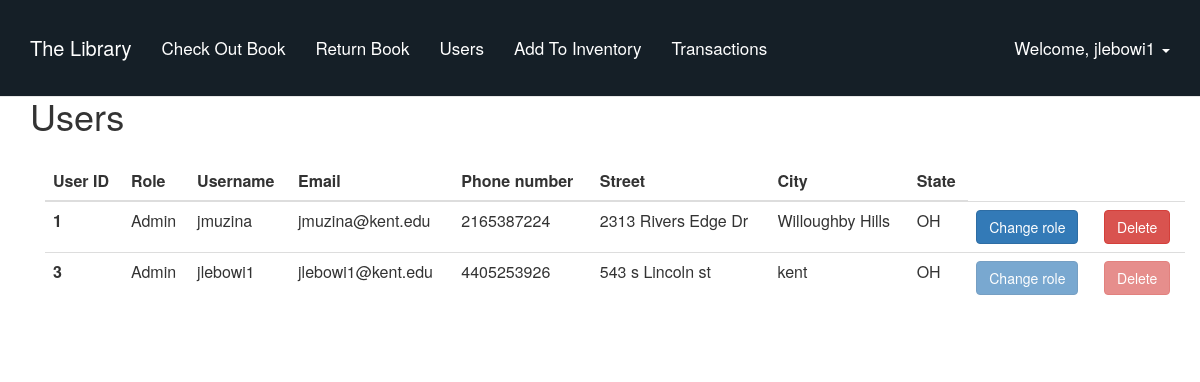
The page /user_management/ (signed in) on the database its author committed.
### tables this page shows
CREATE TABLE `users` (
  `user_id` INTEGER NOT NULL PRIMARY KEY AUTOINCREMENT,
  `registered_at` TIMESTAMP NOT NULL DEFAULT (strftime('%Y-%m-%d %H:%M:%S', 'now', 'localtime')),
  `last_login` TIMESTAMP NOT NULL DEFAULT (strftime('%Y-%m-%d %H:%M:%S', 'now', 'localtime')),
  `username` VARCHAR(255),
  `password` VARCHAR(200),
  `email` VARCHAR(200),
  `phone_number` VARCHAR(200),
  `street` VARCHAR(200),
  `city` VARCHAR(200),
  `state` VARCHAR(200)
);

### manage.py (the view)
@app.route("/user_management/",  methods=['GET', 'POST'])
@login_required
def user_management():
    form = EditUserForm()
    if request.method == 'POST':
        id = request.form['id']
        if request.form['type'] == 'delete':
            functions.delete_user(id)
        else:
            functions.update_user_role(id)
    users_dict = functions.all_users()
    return render_template('users.html', form=form, username=session['username'], users = users_dict)

### utils/functions.py (called while the page is built)
def get_database_connection():
    import sqlite3
    sqlite_file = 'database.db'
    file_exists = os.path.isfile(sqlite_file)
    conn = sqlite3.connect(sqlite_file)
    if not file_exists:
        create_sqlite_tables(conn)
    if os.stat(sqlite_file).st_size == 0:
        create_sqlite_tables(conn)
    return conn

def all_users():
    conn = get_database_connection()
    try:
        cursor = conn.cursor()
        cursor.execute("SELECT user_id, username, email, phone_number, street, city, state, \
        (user_id IN (SELECT user_id FROM users NATURAL JOIN staff)) AS is_admin \
        FROM users;")
        results = cursor.fetchall()
        conn.commit()
        cursor.close()
        return results
    except:
        cursor.close()

### templates/users.html (shortened to what this page needs)
{% extends "index.html" %}
{% block content %}
<div class="container">
    <h1>Users</h1>
    <div class="container">
        <table class="table" , id="users">
            <thead>
                <tr>
                    <th scope="col">User ID</th>
                    <th scope="col">Role</th>
                    <th scope="col">Username</th>
                    <th scope="col">Email</th>
                    <th scope="col">Phone number</th>
                    <th scope="col">Street</th>
                    <th scope="col">City</th>
                    <th scope="col">State</th>
                </tr>
            </thead>
            <tbody>
                {% for user in users %}
                    <tr>
                        <th scope="row">{{user[0]}}</th>
                        {% if user[7] == 1 %}
                            <td>Admin</td>
                        {% else %}
                            <td>User</td>
                        {% endif %}
                            <td>{{user[1]}}</td>
                            <td>{{user[2]}}</td>
                            <td>{{user[3]}}</td>
                            <td>{{user[4]}}</td>
                            <td>{{user[5]}}</td>
                            <td>{{user[6]}}</td>
                        {% if session['id'] != user[0] %}
                        <td>
                            <a href="#" data-toggle="modal" data-target='#update{{ user[0] }}' class="btn btn-primary"> Change role </a>
                        </td>
                        <td>
                            <a href="#" data-toggle="modal" data-target='#delete{{ user[0] }}' class="btn btn-danger"> Delete </a>
                        </td>
                        {% else %}
                        <td>
                            <a href="#" data-toggle="modal" data-target='#update{{ user[0] }}'
                                class="btn btn-primary disabled"> Change role </a>
                        </td>
                        <td>
                            <a href="#" data-toggle="modal" data-target='#delete{{ user[0] }}'
                                class="btn btn-danger disabled"> Delete
                            </a>
                        </td>
                        {% endif %}
                    </tr>
                {% endfor %}
            </tbody>
        </table>
    </div>
</div>
{% endblock %}

### templates/index.html (shortened to what this page needs)
<html>
    <head>
        <link rel='stylesheet' href='{{ url_for("static", filename="css/bootstrap.min.css") }}'>
        <link rel='stylesheet' href='{{ url_for("static", filename="css/base.css") }}'>
        <link rel="stylesheet" href="https://maxcdn.bootstrapcdn.com/bootstrap/3.4.0/css/bootstrap.min.css">
    </head>
    <body>
        <nav class="navbar navbar-default navbar-fixed-top" style="background-color: #151f27;">
            <div class="container">
                <div class="navbar-header">
                    <a class="navbar-brand" href="/" style="color:white;">
                      The Library
                    </a>
                </div>
                <div id="navbar" class="navbar-collapse collapse">
                    <ul class="nav navbar-nav" id="navbar-links">
                        {% if session['admin'] %}
                        <li>
                            <a href="/checkout" style="color:white;">Check Out Book</a>
                        </li>
                        <li>
                            <a href="/return_books" style="color:white;">Return Book</a>
                        </li>
                        <li>
                            <a href="/user_management" style="color:white;">Users</a>
                        </li>
                        <li>
                            <a href="/add_books" style="color:white;">Add To Inventory</a>
                        </li>
                        <li>
                            <a href="/transactions" style="color:white;">Transactions</a>
                        </li>
                        {% endif %}
                    </ul>
                    <ul class="nav navbar-nav navbar-right">
                        {% if username %}
                            <li class="dropdown">
                                <a href="#" class="dropdown-toggle" data-toggle="dropdown" role="button" aria-haspopup="true" aria-expanded="false" style="color:white;">
                                    Welcome, {{ username }} <span class="caret"></span>
                                </a>
                            </li>
                        {% else %}
                            <li><a style="color:white;" href="/signup/"><span class="glyphicon glyphicon-user"></span> Sign Up </a></li>
                            <li><a style="color:white;" href="/login/"><span class="glyphicon glyphicon-log-in"></span> Login </a></li>
                        {% endif %}
                    </ul>
                </div>
            </div>
        </nav>
        {% block content %}
        {% endblock %}
    </body>
</html>

### static/css/base.css (style rules this page uses)
body { background-color: rgb(242, 243, 244); }
.navbar-default { font-size: 17px; margin: 0; padding: 7px; }
nav .navbar-brand { font-size: 20px; }
.container { padding: 16px; }

### rows shown on the page
users: username "jlebowi1", user_id "3", email "jlebowi1@kent.edu", phone_number "4405253926", street "543 s Lincoln st", city "kent", state "OH"
users: user_id "1", username "jmuzina", email "jmuzina@kent.edu", phone_number "2165387224", street "2313 Rivers Edge Dr", city "Willoughby Hills", state "OH"
